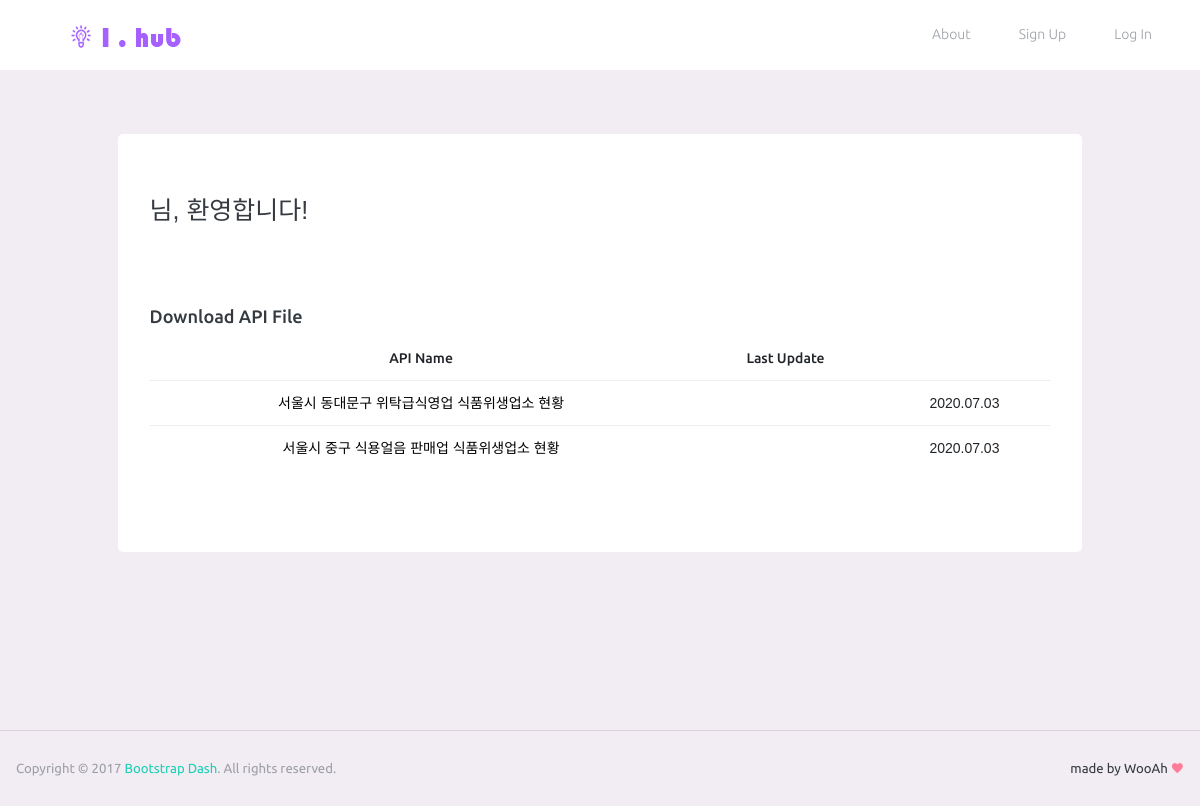
Screenshot of /accounts/admin/ with the database file from the repository.
### apis/models.py (models this page shows)
class Api(models.Model):
    api_name = models.CharField(max_length=200)
    api_url = models.CharField(max_length=200)
    latest_modified_date = models.CharField(max_length=50)
    copyright = models.CharField(max_length=100)
    copyright_range = models.CharField(max_length=100)
    api_file = models.CharField(max_length=100)
    download_users = models.ManyToManyField(settings.AUTH_USER_MODEL, related_name='download_apis')
    download_count = models.IntegerField(default=0)

### accounts/views.py (the view)
# urls.py: path('<str:username>/', views.profile, name='profile'),
def profile(request, username):
    user = get_object_or_404(get_user_model(), username=username)
    download_apis = user.download_apis.all()
    context = {
        'download_apis': download_apis
    }
    return render(request, 'accounts/profile.html', context)

### accounts/templates/accounts/profile.html (shortened to what this page needs)
{% extends 'base.html' %}
{% load static %}
{% block link %}
  <link rel="stylesheet" href="{% static 'vendors/iconfonts/mdi/css/materialdesignicons.min.css' %}">
  <link rel="stylesheet" href="{% static 'vendors/css/vendor.bundle.base.css' %}">
  <link rel="stylesheet" href="{% static 'css/style.css' %}">
{% endblock  %}
{% block content %}
  {% include 'nav.html' %}
  <div class="container-fluid page-body-wrapper">
    <div class="main-panel">
      <div class="content-wrapper" style="height:100%">
        <div class="row d-flex justify-content-center">
          <div class="card" style="width:90%;">
            <div class="card-body">
              <h3 class="mb-3" style="margin-top:30px; font-family: 'Noto Sans KR', sans-serif;">{{ user.username }} 님, 환영합니다!</h3>
                <h4 style="margin-top:80px;">Download API File</h4>
                <table class="table" style="margin-bottom:50px; text-align:center; font-family: 'Noto Sans KR', sans-serif;">
                  <thead>
                    <tr>
                      <th>
                        API Name
                      </th>
                      <th>
                        Last Update
                      </th>
                    </tr>
                  </thead>
                  <tbody>
                    {% for api in download_apis %}
                      <tr>
                        <td class="text-center">
                          <a href="" class="text-decoration-none" data-toggle="modal" data-target="#modal-detail" id='detail' data-id='{{ api.pk }}'>{{ api.api_name }}</a>
                        </td>
                        <td>
                        </td>
                        <td>
                          {{ api.latest_modified_date }}
                        </td>
                      </tr>
                    {% endfor %}
                  </tbody>
                </table>
            </div>
          </div>
        </div>
      </div>
    </div>
  </div>
  {% include 'footer.html' %}
{% endblock  %}

### ihub/templates/base.html (style rules this page uses)
* { box-sizing: border-box; }
body { font: 16px Arial; }
a { color: #000; }

### rows the page displays
Api: api_name "서울시 동대문구 위탁급식영업 식품위생업소 현황", latest_modified_date "2020.07.03"
Api: api_name "서울시 중구 식용얼음 판매업 식품위생업소 현황", latest_modified_date "2020.07.03"
